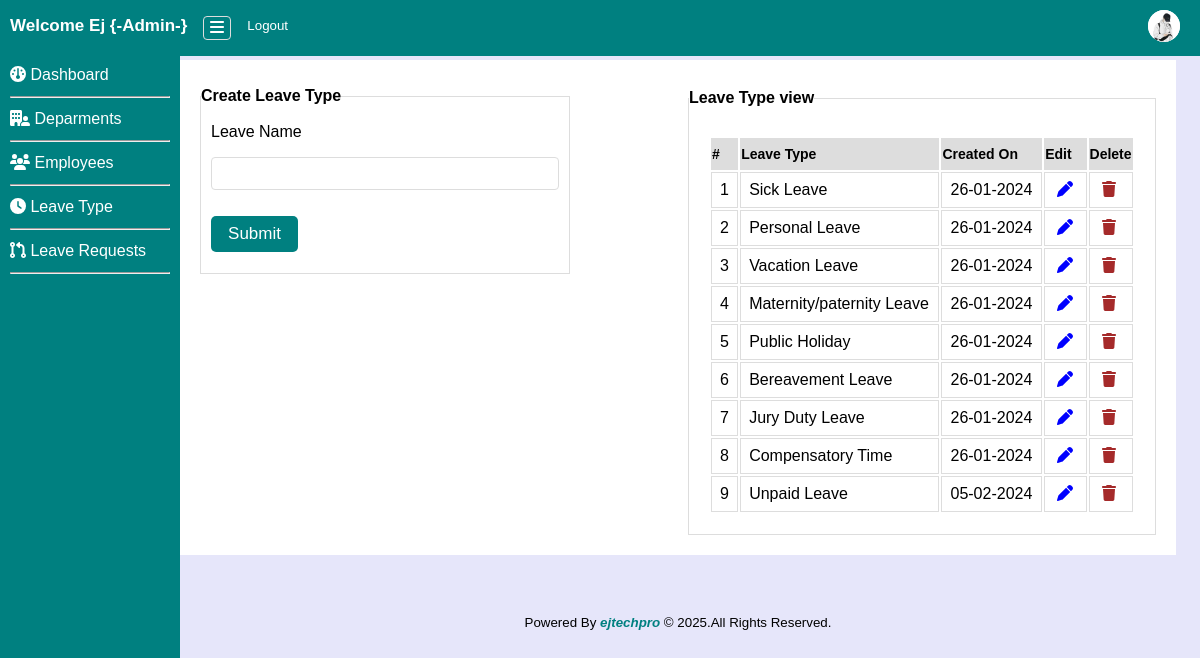
The page /admin/dboard.php?page=leave-type (signed in) on the database its author committed.
### tables this page shows
CREATE TABLE `employee` (
  `id` int NOT NULL AUTO_INCREMENT,
  `emp_id` varchar(50) NOT NULL,
  `emp_fname` varchar(100) NOT NULL,
  `emp_lname` varchar(100) NOT NULL,
  `emp_email` varchar(50) NOT NULL,
  `emp_dob` date NOT NULL,
  `emp_contact` varchar(30) NOT NULL,
  `emp_address` varchar(30) NOT NULL,
  `emp_maritalstatus` varchar(30) NOT NULL,
  `emp_birthplace` varchar(50) NOT NULL,
  `emp_gender` varchar(50) NOT NULL,
  `emp_age` int NOT NULL,
  `emp_role` varchar(50) NOT NULL,
  `emp_password` varchar(50) NOT NULL,
  `profile` varchar(255) DEFAULT NULL,
  PRIMARY KEY (`id`),
  UNIQUE KEY `emp_id` (`emp_id`),
  UNIQUE KEY `emp_email` (`emp_email`)
);

CREATE TABLE `leave_type` (
  `id` int NOT NULL AUTO_INCREMENT,
  `leave_type` varchar(255) NOT NULL,
  `date_created` datetime NOT NULL DEFAULT CURRENT_TIMESTAMP,
  PRIMARY KEY (`id`)
);

### admin/leave-type.php (the view, shortened to what this page needs)
<?php
include ('../db_connect.php');
?>
<section class="manage-leaves">
  <div class="leavetadd">
    <fieldset>
      <legend>Create Leave Type</legend>
      <form action="<?=isset($_GET['id']) ? 'edit_leave_type.php?id='.$id : 'add_leave_type_validation.php' ?>" method="POST" autocomplete="off">
        <label>Leave Name</label>
        <input type="text" name="leave_type" value="<?=isset($leave_type) ? $leave_type : ''?>" required>
        <button type="submit" name="submit">Submit</button>
      </form>
    </fieldset>
  </div>
  <div class="leaveview">
  <fieldset>
      <legend>Leave Type view</legend>
    <div class="viewtable table-responsive">
    <table class="table">
      <thead>
        <tr>
        <th>#</th>
        <th>Leave Type</th>
        <th>Created On</th>
        <th>Edit</th>
        <th>Delete</th>
        </tr>
      </thead>
      <tbody>
        <?php
        $n = 1;
        $psql = mysqli_query($conn, "SELECT * FROM leave_type");
        if(mysqli_num_rows($psql) > 0):
        while($row=mysqli_fetch_array($psql)):
         ?>
        <tr>
          <td><?=$n?></td>
          <td><?= ucwords($row['leave_type'])?></td>
          <td><?= date("d-m-Y", strtotime($row['date_created']))?></td>
          <td class="edit_btn"><a href="dboard.php?page=leave-type&id=<?=$row['id']?>" class="edit"><i class="fa fas fa-pen"></i></a></td>
          <td class="delete_btn"><a href="dboard.php?page=delete_leave_type&id=<?=$row['id']?>" class="delete"><i class="fa fas fa-trash"></i></a></td>
        </tr>
        <?php $n++; endwhile; endif; ?>
      </tbody>
    </table>
  </div>
  </fieldset>
  </div>
</section>

### admin/dboard.php (shortened to what this page needs)
<?php
require_once ('../db_connect.php');
?>
<!DOCTYPE html>
<html lang="en">
<head>
  <link rel="stylesheet" href="../css/style.css">
 <link rel="stylesheet" href="../inc/fontawesome/css/all.min.css">
 <link rel="stylesheet" href="../inc/fontawesome/css/fontawesome.min.css">
</head>
<body>
  <nav class="navbar">
    <div class="float-left">
   <div class="title">Welcome  <?=  ucwords($_SESSION['fname']); ?> {-Admin-}</div>
   <div class="side-toggler" id="toggler-btn"><i class="fa-solid fa-bars"></i></div>
   <div class="logout"><a href="../logout.php"><small>Logout</small></a></div>
   </div>
   <?php
   $sql = mysqli_query($conn, "SELECT * FROM employee WHERE emp_id='{$_SESSION['emp_id']}'");
       if(mysqli_num_rows($sql) > 0){
        $row = mysqli_fetch_assoc($sql);
        $profile = $row['profile'];
       }
   ?>
   <div class="user-profile">
    <a href="dboard.php?page=profile"> <img src="<?=!empty($profile) ? '../profiles/'.$profile : '../img/avatur.png'?>" alt="profile"></a>
   </div>
  </nav>
  <div class="sidebar">
    <ul>
      <li><a href="dboard.php"><i class="fa-solid fa-gauge"></i> Dashboard</a></li>
      <li><hr></li>
      <li><a href="dboard.php?page=add_dep"><i class="fa-solid fa-building-user"></i> Deparments</a></li>
      <li><hr></li>
      <li><a href="dboard.php?page=view_emp"><i class="fa-solid fa-users"></i> Employees</a></li>
      <li><hr></li>
      <li><a href="dboard.php?page=leave-type"><i class="fa-solid fa-clock-four"></i> Leave Type</a></li>
      <li><hr></li>
      <li><a href="dboard.php?page=leave-request"><i class="fa-solid fa-code-pull-request"></i> Leave Requests</a></li>
      <li><hr></li>
    </ul>
  </div>
  <div class="main-view-panel">
    <?php
    $page = isset($_GET['page']) ? $_GET['page'] : 'home';
    include ($page.'.php');
    ?>
    <div class="footer">
      <small>Powered By <span>ejtechpro</span> © <?= date("Y"); ?>.All Rights Reserved.</small>
      </div>
  </div>
</body>
</html>

### css/style.css (style rules this page uses)
* { margin: 0; padding: 0; box-sizing: border-box; }
body { font-family: 'poppins',sans-serif; background: #e6e6fa; }
nav.navbar { position: fixed; top: 0; left: 0; right: 0; display: flex; justify-content: space-between; align-items: center; background: teal; padding: 10px; z-index: 1; }
.navbar .float-left { display: flex; gap: 1rem; white-space: nowrap; }
.navbar .float-left a { color: #fff; text-decoration: none; }
.navbar .float-left .side-toggler { color: #fff; font-weight: 600; padding: 2px 6px; border: 1px solid #ddd; cursor: pointer; border-radius: 4px; }
nav .title { color: #fff; font-size: 17px; font-weight: 600; }
nav .user-profile img { width: 32px; height: 32px; border-radius: 50%; background: #fff; margin-right: 10px; }
.sidebar { padding-top: 5%; background: teal; width: 180px; height: 100vh; float: left; position: fixed; top: 0; left: 0; display: block; }
.sidebar li { list-style: none; padding: 6px 10px; }
.sidebar li a { color: #fff; text-decoration: none; }
.main-view-panel { max-width: 100%; margin-left: 15%; margin-top: 5%; margin-right: 2%; }
fieldset { margin-top: 2%; border: 1px solid #ddd; }
fieldset legend { font-weight: 600; }
.viewtable th { white-space: nowrap; font-size: 14px; background: #ddd; padding: 8px 1px; text-align: justify; }
.viewtable td { padding: 8px; white-space: nowrap; border: 1px solid #ddd; }
.edit_btn a { color: blue; padding: 2px 4px; border-radius: 5px; text-decoration: none; }
.delete_btn a.delete { color: brown; padding: 2px 4px; border-radius: 5px; text-decoration: none; }
.manage-leaves { display: flex; flex-direction: row; flex-wrap: wrap; justify-content: space-between; align-items: start; background: #fff; padding: 10px; }
.manage-leaves .leavetadd { min-width: 40%; padding: 10px; }
.manage-leaves .leaveview { min-width: 40%; padding: 10px; overflow-x: auto; }
.manage-leaves .viewtable { min-width: 40%; padding: 10px; }
.manage-leaves .leavetadd form { display: flex; flex-direction: column; justify-content: start; padding: 10px; margin-top: 2%; min-height: 20vh; }
.manage-leaves .leavetadd form input, .manage-leaves .leavetadd form select, .manage-leaves .leavetadd form textarea { padding: 8px 4px; border: 1px solid #ddd; outline: none; border-radius: 4px; margin: 1rem 0; }
.manage-leaves .leavetadd button { padding: 8px; background: teal; color: #fff; margin-top: 10px; border: none; outline: none; font-size: 17px; border-radius: 5px; cursor: pointer; width: 25%; }
.manage-leaves .leaveview { width: 50%; padding: 10px; min-height: 20vh; }
.manage-leaves .leaveview table { width: 100%; padding: 10px; margin-top: 2%; }
.footer { display: flex; justify-content: center; align-items: center; flex-wrap: nowrap; padding: 10px; margin-top: 5%; margin-bottom: 5%; }
.footer span { color: teal; font-weight: 600; font-style: italic; }

### rows shown on the page
employee: profile (picture)
leave_type: leave_type "Sick Leave", date_created "26-01-2024"
leave_type: leave_type "Personal Leave", date_created "26-01-2024"
leave_type: leave_type "Vacation Leave", date_created "26-01-2024"
leave_type: leave_type "Maternity/paternity Leave", date_created "26-01-2024"
leave_type: leave_type "Public Holiday", date_created "26-01-2024"
leave_type: leave_type "Bereavement Leave", date_created "26-01-2024"
leave_type: leave_type "Jury Duty Leave", date_created "26-01-2024"
leave_type: leave_type "Compensatory Time", date_created "26-01-2024"
leave_type: leave_type "Unpaid Leave", date_created "05-02-2024"

### other values the page prints
$_SESSION['fname'] "Ej"
